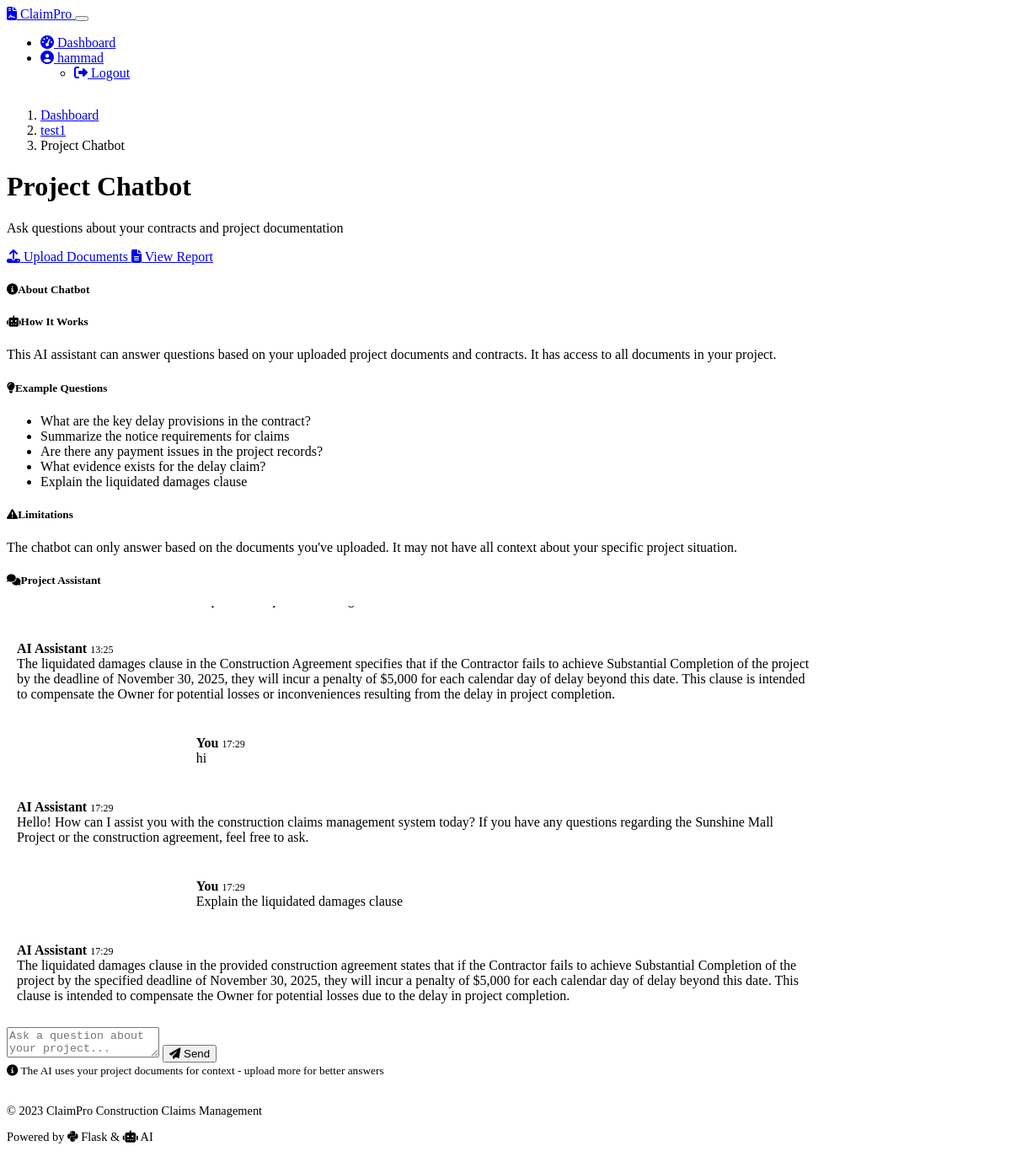
Page /project/2/chat (signed in) on the earlier database version.
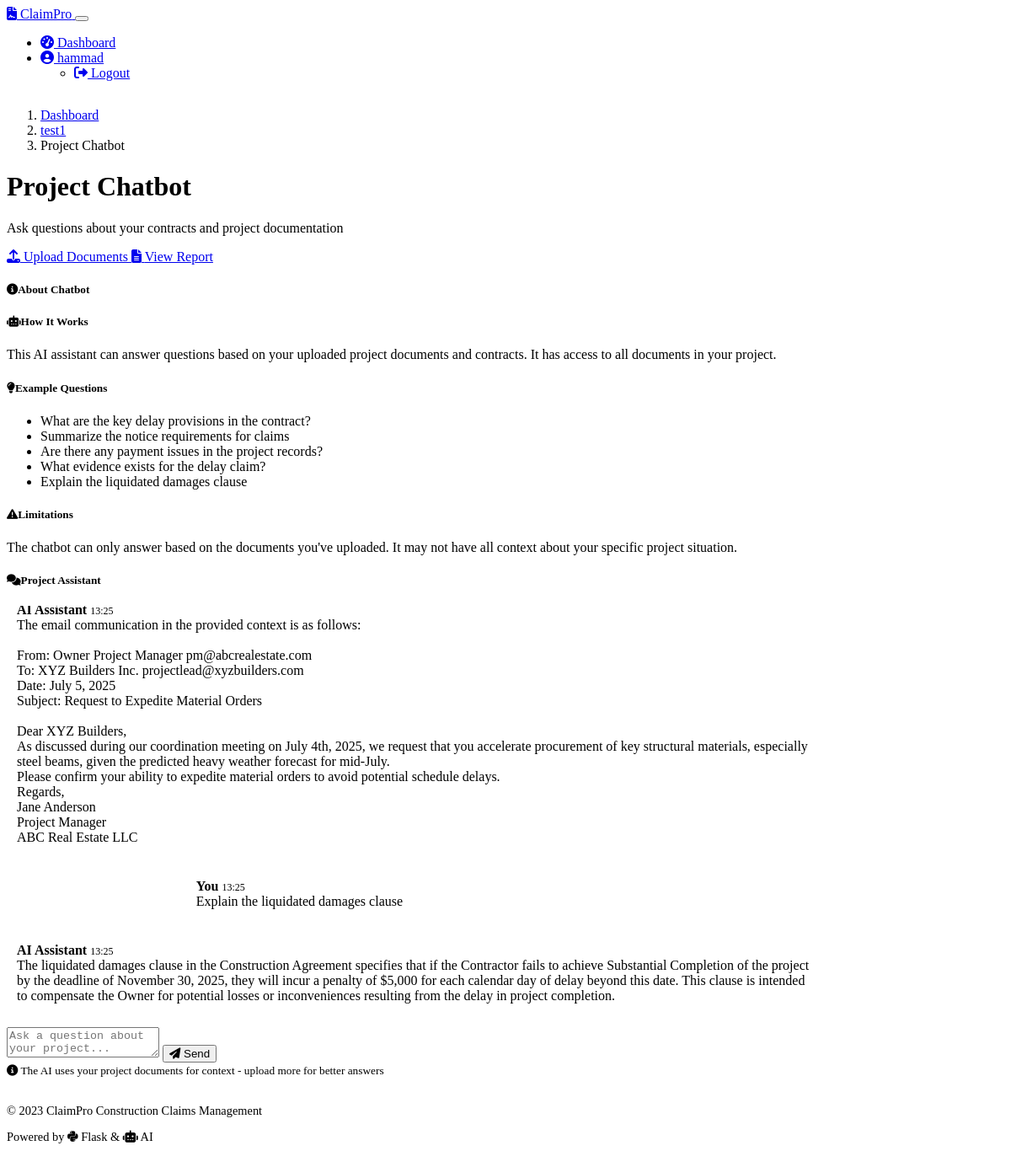
Same page on the later database version.
### models.py (models this page shows, shortened)
class ChatMessage(db.Model):
    id = db.Column(db.Integer, primary_key=True)
    project_id = db.Column(db.Integer, db.ForeignKey('project.id'), nullable=False)
    is_user = db.Column(db.Boolean, default=True)
    message = db.Column(db.Text, nullable=False)
    timestamp = db.Column(db.DateTime, default=datetime.utcnow)

### app.py (the view, shortened to what this page needs)
@app.route('/project/<int:project_id>/chat', methods=['GET', 'POST'])
@login_required
def chatbot(project_id):
    project = Project.query.get_or_404(project_id)
    if project.user_id != current_user.id:
        abort(403)
    form = ChatForm()
    chat_messages = ChatMessage.query.filter_by(project_id=project_id).order_by(ChatMessage.timestamp).all()
    return render_template('chatbot.html', project=project, form=form, chat_messages=chat_messages)

### forms.py
class ChatForm(FlaskForm):
    message = TextAreaField('Message', validators=[DataRequired()])
    submit = SubmitField('Send')

### app.py (called while the page is built)
@login_manager.user_loader
def load_user(user_id):
    return db.session.get(User, int(user_id))

### templates/chatbot.html (shortened to what the changed rows need)
{% extends 'base.html' %}
{% block content %}
<div class="row mb-4">
    <div class="col-md-7">
        <h1 class="mb-2">Project Chatbot</h1>
    </div>
</div>
<div class="row">
    <div class="col-lg-8 order-lg-1">
        <div class="card shadow-sm mb-4 fade-in-element">
            <div class="card-body">
                <div class="chat-container mb-4 p-3 bg-dark rounded">
                    {% if chat_messages %}
                        {% for message in chat_messages %}
                            <div class="chat-message {{ 'user-message' if message.is_user else 'ai-message' }}">
                                <div class="mb-1">
                                    <strong>{{ 'You' if message.is_user else 'AI Assistant' }}</strong>
                                    <span class="chat-timestamp">{{ message.timestamp.strftime('%H:%M') }}</span>
                                </div>
                                <div style="white-space: pre-wrap;">{{ message.message }}</div>
                            </div>
                        {% endfor %}
                    {% else %}
                        <div class="text-center py-5 text-muted">
                            <i class="fas fa-robot fa-3x mb-3"></i>
                            <h5>No messages yet</h5>
                            <p>Ask a question to start the conversation</p>
                        </div>
                    {% endif %}
                </div>
            </div>
        </div>
    </div>
</div>
{% endblock %}

Differences in the rows shown:
removed ChatMessage: is_user "You", timestamp "17:29", message "hi"
removed ChatMessage: is_user "AI Assistant", timestamp "17:29", message "Hello! How can I assist you with the construction claims management system today? If you have any questions regarding the Sunshine Mall Project or the construction agreement, feel free to ask."
removed ChatMessage: is_user "You", timestamp "17:29", message "Explain the liquidated damages clause"
removed ChatMessage: is_user "AI Assistant", timestamp "17:29", message "The liquidated damages clause in the provided construction agreement states that if the Contractor fails to achieve Substantial Completion of the project by the specified deadline of November 30, 2025, they will incur a penalty of $5,000 for each calendar day of delay beyond this date. This clause is intended to compensate the Owner for potential losses due to the delay in project completion."
now on this page (row unchanged): ChatMessage: is_user "AI Assistant", timestamp "13:25", message "The email communication in the provided context is as follows: From: Owner Project Manager pm@abcrealestate.com To: XYZ Builders Inc. projectlead@xyzbuilders.com Date: July 5, 2025 Subject: Request to Expedite Material Orders Dear XYZ Builders, As discussed during our coordination meeting on July 4th, 2025, we request that you accelerate procurement of key structural materials, especially steel beams, given the predicted heavy weather forecast for mid-July. Please confirm your ability to expedite material orders to avoid potential schedule delays. Regards, Jane Anderson Project Manager ABC Real Estate LLC"
now on this page (row unchanged): ChatMessage: is_user "You", timestamp "13:25", message "Explain the liquidated damages clause"
